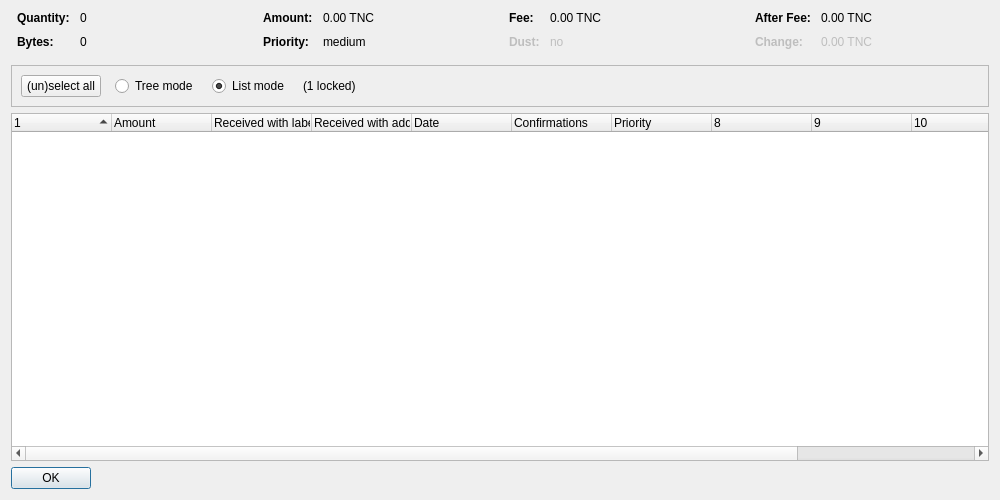
<?xml version="1.0" encoding="UTF-8"?>
<ui version="4.0">
 <class>CoinControlDialog</class>
 <widget class="QDialog" name="CoinControlDialog">
  <property name="geometry">
   <rect>
    <x>0</x>
    <y>0</y>
    <width>1000</width>
    <height>500</height>
   </rect>
  </property>
  <property name="windowTitle">
   <string>Coin Selection</string>
  </property>
  <layout class="QVBoxLayout" name="verticalLayout">
   <item>
    <layout class="QHBoxLayout" name="horizontalLayoutTop" stretch="0,0,0,0">
     <property name="topMargin">
      <number>0</number>
     </property>
     <property name="bottomMargin">
      <number>10</number>
     </property>
     <item>
      <layout class="QFormLayout" name="formLayoutCoinControl1">
       <property name="horizontalSpacing">
        <number>10</number>
       </property>
       <property name="verticalSpacing">
        <number>10</number>
       </property>
       <property name="leftMargin">
        <number>6</number>
       </property>
       <property name="rightMargin">
        <number>6</number>
       </property>
       <item row="0" column="0">
        <widget class="QLabel" name="labelCoinControlQuantityText">
         <property name="font">
          <font>
           <weight>75</weight>
           <bold>true</bold>
          </font>
         </property>
         <property name="text">
          <string>Quantity:</string>
         </property>
        </widget>
       </item>
       <item row="0" column="1">
        <widget class="QLabel" name="labelCoinControlQuantity">
         <property name="cursor">
          <cursorShape>IBeamCursor</cursorShape>
         </property>
         <property name="contextMenuPolicy">
          <enum>Qt::ActionsContextMenu</enum>
         </property>
         <property name="text">
          <string notr="true">0</string>
         </property>
         <property name="textInteractionFlags">
          <set>Qt::LinksAccessibleByMouse|Qt::TextSelectableByKeyboard|Qt::TextSelectableByMouse</set>
         </property>
        </widget>
       </item>
       <item row="1" column="0">
        <widget class="QLabel" name="labelCoinControlBytesText">
         <property name="font">
          <font>
           <weight>75</weight>
           <bold>true</bold>
          </font>
         </property>
         <property name="text">
          <string>Bytes:</string>
         </property>
        </widget>
       </item>
       <item row="1" column="1">
        <widget class="QLabel" name="labelCoinControlBytes">
         <property name="cursor">
          <cursorShape>IBeamCursor</cursorShape>
         </property>
         <property name="contextMenuPolicy">
          <enum>Qt::ActionsContextMenu</enum>
         </property>
         <property name="text">
          <string notr="true">0</string>
         </property>
         <property name="textInteractionFlags">
          <set>Qt::LinksAccessibleByMouse|Qt::TextSelectableByKeyboard|Qt::TextSelectableByMouse</set>
         </property>
        </widget>
       </item>
      </layout>
     </item>
     <item>
      <layout class="QFormLayout" name="formLayoutCoinControl2">
       <property name="horizontalSpacing">
        <number>10</number>
       </property>
       <property name="verticalSpacing">
        <number>10</number>
       </property>
       <property name="leftMargin">
        <number>6</number>
       </property>
       <property name="rightMargin">
        <number>6</number>
       </property>
       <item row="0" column="0">
        <widget class="QLabel" name="labelCoinControlAmountText">
         <property name="font">
          <font>
           <weight>75</weight>
           <bold>true</bold>
          </font>
         </property>
         <property name="text">
          <string>Amount:</string>
         </property>
        </widget>
       </item>
       <item row="0" column="1">
        <widget class="QLabel" name="labelCoinControlAmount">
         <property name="cursor">
          <cursorShape>IBeamCursor</cursorShape>
         </property>
         <property name="contextMenuPolicy">
          <enum>Qt::ActionsContextMenu</enum>
         </property>
         <property name="text">
          <string notr="true">0.00 TNC</string>
         </property>
         <property name="textInteractionFlags">
          <set>Qt::LinksAccessibleByMouse|Qt::TextSelectableByKeyboard|Qt::TextSelectableByMouse</set>
         </property>
        </widget>
       </item>
       <item row="1" column="0">
        <widget class="QLabel" name="labelCoinControlPriorityText">
         <property name="font">
          <font>
           <weight>75</weight>
           <bold>true</bold>
          </font>
         </property>
         <property name="text">
          <string>Priority:</string>
         </property>
        </widget>
       </item>
       <item row="1" column="1">
        <widget class="QLabel" name="labelCoinControlPriority">
         <property name="cursor">
          <cursorShape>IBeamCursor</cursorShape>
         </property>
         <property name="contextMenuPolicy">
          <enum>Qt::ActionsContextMenu</enum>
         </property>
         <property name="text">
          <string notr="true">medium</string>
         </property>
         <property name="textInteractionFlags">
          <set>Qt::LinksAccessibleByMouse|Qt::TextSelectableByKeyboard|Qt::TextSelectableByMouse</set>
         </property>
        </widget>
       </item>
      </layout>
     </item>
     <item>
      <layout class="QFormLayout" name="formLayoutCoinControl3">
       <property name="horizontalSpacing">
        <number>10</number>
       </property>
       <property name="verticalSpacing">
        <number>10</number>
       </property>
       <property name="leftMargin">
        <number>6</number>
       </property>
       <property name="rightMargin">
        <number>6</number>
       </property>
       <item row="0" column="0">
        <widget class="QLabel" name="labelCoinControlFeeText">
         <property name="font">
          <font>
           <weight>75</weight>
           <bold>true</bold>
          </font>
         </property>
         <property name="text">
          <string>Fee:</string>
         </property>
        </widget>
       </item>
       <item row="0" column="1">
        <widget class="QLabel" name="labelCoinControlFee">
         <property name="cursor">
          <cursorShape>IBeamCursor</cursorShape>
         </property>
         <property name="contextMenuPolicy">
          <enum>Qt::ActionsContextMenu</enum>
         </property>
         <property name="text">
          <string notr="true">0.00 TNC</string>
         </property>
         <property name="textInteractionFlags">
          <set>Qt::LinksAccessibleByMouse|Qt::TextSelectableByKeyboard|Qt::TextSelectableByMouse</set>
         </property>
        </widget>
       </item>
       <item row="1" column="0">
        <widget class="QLabel" name="labelCoinControlLowOutputText">
         <property name="enabled">
          <bool>false</bool>
         </property>
         <property name="font">
          <font>
           <weight>75</weight>
           <bold>true</bold>
          </font>
         </property>
         <property name="text">
          <string>Dust:</string>
         </property>
        </widget>
       </item>
       <item row="1" column="1">
        <widget class="QLabel" name="labelCoinControlLowOutput">
         <property name="enabled">
          <bool>false</bool>
         </property>
         <property name="cursor">
          <cursorShape>IBeamCursor</cursorShape>
         </property>
         <property name="contextMenuPolicy">
          <enum>Qt::ActionsContextMenu</enum>
         </property>
         <property name="text">
          <string notr="true">no</string>
         </property>
         <property name="textInteractionFlags">
          <set>Qt::LinksAccessibleByMouse|Qt::TextSelectableByKeyboard|Qt::TextSelectableByMouse</set>
         </property>
        </widget>
       </item>
      </layout>
     </item>
     <item>
      <layout class="QFormLayout" name="formLayoutCoinControl4">
       <property name="horizontalSpacing">
        <number>10</number>
       </property>
       <property name="verticalSpacing">
        <number>10</number>
       </property>
       <property name="leftMargin">
        <number>6</number>
       </property>
       <property name="rightMargin">
        <number>6</number>
       </property>
       <item row="0" column="0">
        <widget class="QLabel" name="labelCoinControlAfterFeeText">
         <property name="font">
          <font>
           <weight>75</weight>
           <bold>true</bold>
          </font>
         </property>
         <property name="text">
          <string>After Fee:</string>
         </property>
        </widget>
       </item>
       <item row="0" column="1">
        <widget class="QLabel" name="labelCoinControlAfterFee">
         <property name="cursor">
          <cursorShape>IBeamCursor</cursorShape>
         </property>
         <property name="contextMenuPolicy">
          <enum>Qt::ActionsContextMenu</enum>
         </property>
         <property name="text">
          <string notr="true">0.00 TNC</string>
         </property>
         <property name="textInteractionFlags">
          <set>Qt::LinksAccessibleByMouse|Qt::TextSelectableByKeyboard|Qt::TextSelectableByMouse</set>
         </property>
        </widget>
       </item>
       <item row="1" column="0">
        <widget class="QLabel" name="labelCoinControlChangeText">
         <property name="enabled">
          <bool>false</bool>
         </property>
         <property name="font">
          <font>
           <weight>75</weight>
           <bold>true</bold>
          </font>
         </property>
         <property name="text">
          <string>Change:</string>
         </property>
        </widget>
       </item>
       <item row="1" column="1">
        <widget class="QLabel" name="labelCoinControlChange">
         <property name="enabled">
          <bool>false</bool>
         </property>
         <property name="cursor">
          <cursorShape>IBeamCursor</cursorShape>
         </property>
         <property name="contextMenuPolicy">
          <enum>Qt::ActionsContextMenu</enum>
         </property>
         <property name="text">
          <string notr="true">0.00 TNC</string>
         </property>
         <property name="textInteractionFlags">
          <set>Qt::LinksAccessibleByMouse|Qt::TextSelectableByKeyboard|Qt::TextSelectableByMouse</set>
         </property>
        </widget>
       </item>
      </layout>
     </item>
    </layout>
   </item>
   <item>
    <widget class="QFrame" name="frame">
     <property name="minimumSize">
      <size>
       <width>0</width>
       <height>40</height>
      </size>
     </property>
     <property name="frameShape">
      <enum>QFrame::StyledPanel</enum>
     </property>
     <property name="frameShadow">
      <enum>QFrame::Sunken</enum>
     </property>
     <layout class="QHBoxLayout" name="horizontalLayout">
      <item>
       <layout class="QHBoxLayout" name="horizontalLayoutPanel" stretch="0,0,0,0,0">
        <property name="spacing">
         <number>14</number>
        </property>
        <item>
         <widget class="QPushButton" name="pushButtonSelectAll">
          <property name="sizePolicy">
           <sizepolicy hsizetype="Maximum" vsizetype="Fixed">
            <horstretch>0</horstretch>
            <verstretch>0</verstretch>
           </sizepolicy>
          </property>
          <property name="text">
           <string>(un)select all</string>
          </property>
          <property name="autoDefault">
           <bool>false</bool>
          </property>
         </widget>
        </item>
        <item>
         <widget class="QRadioButton" name="radioTreeMode">
          <property name="sizePolicy">
           <sizepolicy hsizetype="Maximum" vsizetype="Fixed">
            <horstretch>0</horstretch>
            <verstretch>0</verstretch>
           </sizepolicy>
          </property>
          <property name="text">
           <string>Tree mode</string>
          </property>
         </widget>
        </item>
        <item>
         <widget class="QRadioButton" name="radioListMode">
          <property name="sizePolicy">
           <sizepolicy hsizetype="Maximum" vsizetype="Fixed">
            <horstretch>0</horstretch>
            <verstretch>0</verstretch>
           </sizepolicy>
          </property>
          <property name="text">
           <string>List mode</string>
          </property>
          <property name="checked">
           <bool>true</bool>
          </property>
         </widget>
        </item>
        <item>
         <widget class="QLabel" name="labelLocked">
          <property name="text">
           <string notr="true">(1 locked)</string>
          </property>
         </widget>
        </item>
        <item>
         <spacer name="horizontalSpacer">
          <property name="orientation">
           <enum>Qt::Horizontal</enum>
          </property>
          <property name="sizeHint" stdset="0">
           <size>
            <width>40</width>
            <height>20</height>
           </size>
          </property>
         </spacer>
        </item>
       </layout>
      </item>
     </layout>
    </widget>
   </item>
   <item>
    <widget class="CoinControlTreeWidget" name="treeWidget">
     <property name="contextMenuPolicy">
      <enum>Qt::CustomContextMenu</enum>
     </property>
     <property name="sortingEnabled">
      <bool>false</bool>
     </property>
     <property name="columnCount">
      <number>12</number>
     </property>
     <attribute name="headerShowSortIndicator" stdset="0">
      <bool>true</bool>
     </attribute>
     <attribute name="headerStretchLastSection">
      <bool>false</bool>
     </attribute>
     <column>
      <property name="text">
       <string/>
      </property>
     </column>
     <column>
      <property name="text">
       <string>Amount</string>
      </property>
     </column>
     <column>
      <property name="text">
       <string>Received with label</string>
      </property>
     </column>
     <column>
      <property name="text">
       <string>Received with address</string>
      </property>
     </column>
     <column>
      <property name="text">
       <string>Date</string>
      </property>
     </column>
     <column>
      <property name="text">
       <string>Confirmations</string>
      </property>
      <property name="toolTip">
       <string>Confirmed</string>
      </property>
     </column>
     <column>
      <property name="text">
       <string>Priority</string>
      </property>
     </column>
     <column>
      <property name="text">
       <string/>
      </property>
     </column>
     <column>
      <property name="text">
       <string/>
      </property>
     </column>
     <column>
      <property name="text">
       <string/>
      </property>
     </column>
     <column>
      <property name="text">
       <string/>
      </property>
     </column>
     <column>
      <property name="text">
       <string/>
      </property>
     </column>
    </widget>
   </item>
   <item>
    <widget class="QDialogButtonBox" name="buttonBox">
     <property name="sizePolicy">
      <sizepolicy hsizetype="Maximum" vsizetype="Fixed">
       <horstretch>0</horstretch>
       <verstretch>0</verstretch>
      </sizepolicy>
     </property>
     <property name="orientation">
      <enum>Qt::Horizontal</enum>
     </property>
     <property name="standardButtons">
      <set>QDialogButtonBox::Ok</set>
     </property>
    </widget>
   </item>
  </layout>
 </widget>
 <customwidgets>
  <customwidget>
   <class>CoinControlTreeWidget</class>
   <extends>QTreeWidget</extends>
   <header>coincontroltreewidget.h</header>
  </customwidget>
 </customwidgets>
 <resources/>
 <connections/>
</ui>
